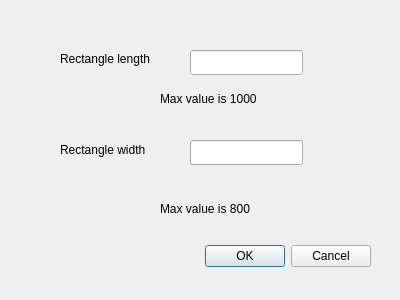
<?xml version="1.0" encoding="UTF-8"?>
<ui version="4.0">
 <class>RectangleDialog</class>
 <widget class="QDialog" name="RectangleDialog">
  <property name="geometry">
   <rect>
    <x>0</x>
    <y>0</y>
    <width>400</width>
    <height>300</height>
   </rect>
  </property>
  <property name="windowTitle">
   <string>Dialog</string>
  </property>
  <widget class="QDialogButtonBox" name="buttonBox">
   <property name="geometry">
    <rect>
     <x>30</x>
     <y>240</y>
     <width>341</width>
     <height>32</height>
    </rect>
   </property>
   <property name="orientation">
    <enum>Qt::Horizontal</enum>
   </property>
   <property name="standardButtons">
    <set>QDialogButtonBox::Cancel|QDialogButtonBox::Ok</set>
   </property>
  </widget>
  <widget class="QLabel" name="label">
   <property name="geometry">
    <rect>
     <x>60</x>
     <y>50</y>
     <width>121</width>
     <height>17</height>
    </rect>
   </property>
   <property name="text">
    <string>Rectangle length</string>
   </property>
  </widget>
  <widget class="QLabel" name="label_2">
   <property name="geometry">
    <rect>
     <x>160</x>
     <y>90</y>
     <width>151</width>
     <height>17</height>
    </rect>
   </property>
   <property name="text">
    <string>Max value is 1000</string>
   </property>
  </widget>
  <widget class="QLineEdit" name="lineEdit">
   <property name="geometry">
    <rect>
     <x>190</x>
     <y>50</y>
     <width>113</width>
     <height>25</height>
    </rect>
   </property>
  </widget>
  <widget class="QLineEdit" name="lineEdit_2">
   <property name="geometry">
    <rect>
     <x>190</x>
     <y>140</y>
     <width>113</width>
     <height>25</height>
    </rect>
   </property>
  </widget>
  <widget class="QLabel" name="label_3">
   <property name="geometry">
    <rect>
     <x>60</x>
     <y>140</y>
     <width>111</width>
     <height>20</height>
    </rect>
   </property>
   <property name="text">
    <string>Rectangle width</string>
   </property>
  </widget>
  <widget class="QLabel" name="label_4">
   <property name="geometry">
    <rect>
     <x>160</x>
     <y>200</y>
     <width>121</width>
     <height>17</height>
    </rect>
   </property>
   <property name="text">
    <string>Max value is 800</string>
   </property>
  </widget>
 </widget>
 <resources/>
 <connections>
  <connection>
   <sender>buttonBox</sender>
   <signal>accepted()</signal>
   <receiver>RectangleDialog</receiver>
   <slot>accept()</slot>
   <hints>
    <hint type="sourcelabel">
     <x>248</x>
     <y>254</y>
    </hint>
    <hint type="destinationlabel">
     <x>157</x>
     <y>274</y>
    </hint>
   </hints>
  </connection>
  <connection>
   <sender>buttonBox</sender>
   <signal>rejected()</signal>
   <receiver>RectangleDialog</receiver>
   <slot>reject()</slot>
   <hints>
    <hint type="sourcelabel">
     <x>316</x>
     <y>260</y>
    </hint>
    <hint type="destinationlabel">
     <x>286</x>
     <y>274</y>
    </hint>
   </hints>
  </connection>
 </connections>
</ui>
